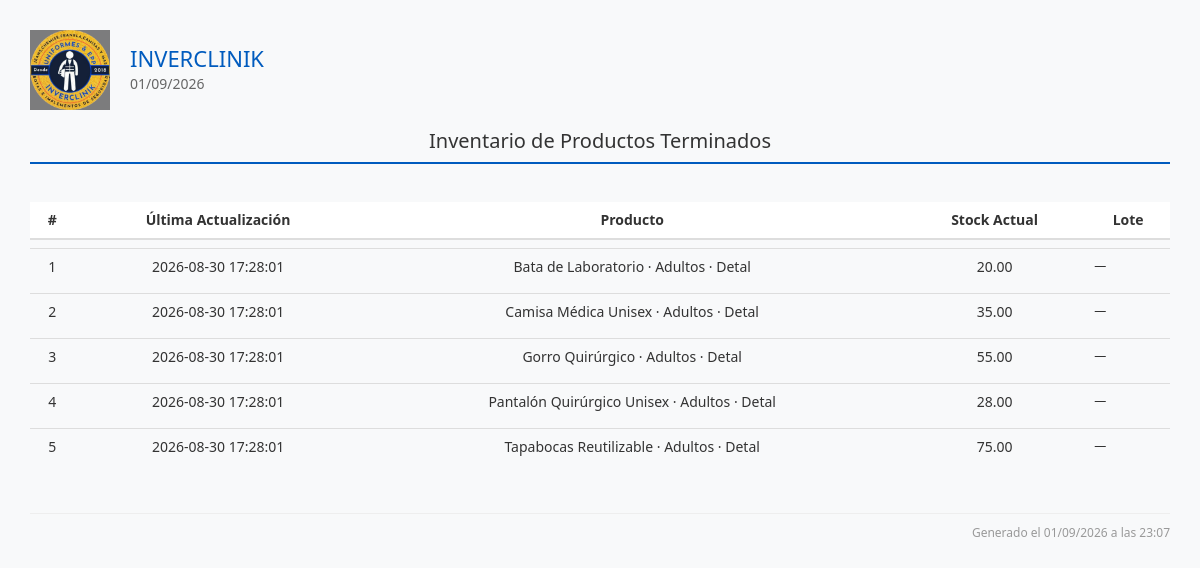
The app's page /reportes/inventario_productos_view.php with its own data.
### tables this page shows
CREATE TABLE IF NOT EXISTS `inventario` (
  `id` int(11) NOT NULL AUTO_INCREMENT,
  `tipo_item` enum('insumo','producto') NOT NULL COMMENT 'insumo=id de insumos, producto=id de recetas',
  `tipo_item_id` int(11) NOT NULL COMMENT 'ID del insumo o de la receta según tipo_item',
  `stock_actual` decimal(12,2) NOT NULL DEFAULT 0.00,
  `tipo_movimiento` enum('compra','orden_produccion','manual','ajuste') DEFAULT 'manual',
  `ultima_actualizacion` timestamp NOT NULL DEFAULT current_timestamp() ON UPDATE current_timestamp(),
  `orden_produccion_id` int(11) DEFAULT NULL COMMENT 'Enlace con orden de producción si aplica',
  PRIMARY KEY (`id`),
  UNIQUE KEY `unique_tipo_item` (`tipo_item`,`tipo_item_id`),
  KEY `idx_tipo_item` (`tipo_item`),
  KEY `idx_tipo_item_id` (`tipo_item_id`),
  KEY `idx_orden_produccion` (`orden_produccion_id`)
);

### reportes/inventario_productos_view.php (the view, shortened to what this page needs)
<?php
require_once('../template/header.php');
require_once __DIR__ . '/../lib/InventarioLotes.php';
$where = [];
$tieneNuevo = $conn->query("SHOW COLUMNS FROM inventario LIKE 'tipo_item'")->num_rows > 0;
if ($tieneNuevo) {
    $where[] = "inv.tipo_item = 'producto'";
    $condiciones = count($where) ? 'WHERE ' . implode(' AND ', $where) : '';
    $sql = "
    SELECT
        inv.tipo_item_id AS id,
        inv.ultima_actualizacion,
        CONCAT(p.nombre, ' · ', COALESCE(rt.nombre_rango, ''), ' · ', COALESCE(tp.nombre, '')) AS producto,
        inv.stock_actual,
        (SELECT GROUP_CONCAT(l.numero_lote ORDER BY l.fecha_entrada DESC, l.id DESC SEPARATOR ', ')
         FROM inventario_lotes l
         WHERE l.tipo_item = 'producto' AND l.tipo_item_id = inv.tipo_item_id AND l.cantidad_restante > 0) AS lotes
    FROM inventario inv
    INNER JOIN recetas r ON r.id = inv.tipo_item_id
    INNER JOIN productos p ON p.id = r.producto_id
    LEFT JOIN rangos_tallas rt ON rt.id = r.rango_tallas_id
    LEFT JOIN tipos_produccion tp ON tp.id = r.tipo_produccion_id
    $condiciones
    ORDER BY p.nombre ASC
    ";
}
$result = $conn->query($sql);
?>
<div class="contenido-principal">
<div class="reporte-header">
    <div class="logo-info">
        <img src="../assets/img/inverclinik_3.png" alt="Logo INVERCLINIK">
        <div class="empresa-fecha">
            <h1>INVERCLINIK</h1>
            <p><?= date('d/m/Y') ?></p>
        </div>
    </div>
    <div class="titulo-reporte">
        <h2>Inventario de Productos Terminados</h2>
    </div>
</div>
<?php if ($result && $result->num_rows > 0): ?>
<table class="table">
<thead>
<tr>
<th>#</th>
<th>Última Actualización</th>
<th>Producto</th>
<th>Stock Actual</th>
<th>Lote</th>
</tr>
</thead>
<tbody>
<?php $i = 1; ?>
<?php while ($row = $result->fetch_assoc()): ?>
<tr>
<td><?= $i++ ?></td>
<td><?= htmlspecialchars($row['ultima_actualizacion'] ?? '—') ?></td>
<td><?= htmlspecialchars($row['producto']) ?></td>
<td><?= htmlspecialchars($row['stock_actual'] ?? '0') ?></td>
<td style="text-align:left; font-size:12px;"><?= htmlspecialchars($row['lotes'] ?? '—') ?></td>
</tr>
<?php endwhile; ?>
</tbody>
</table>
<?php else: ?>
<div class="no-data">
No existen productos terminados en inventario con esos filtros.
</div>
<?php endif; ?>
<div class="reporte-footer">
Generado el <?= date('d/m/Y \a \l\a\s H:i') ?>
</div>
</div>
<?php require_once('../template/footer.php'); ?>

### css/dashboard.css (style rules this page uses)
* { margin: 0; padding: 0; box-sizing: border-box; }

### css/reportes.css (style rules this page uses)
.reporte-header { display: flex; flex-direction: column; align-items: stretch; border-bottom: 2px solid #005bbe; margin-bottom: 30px; padding-bottom: 10px; }
.logo-info { display: flex; justify-content: flex-start; align-items: center; gap: 20px; }
.logo-info img { width: 80px; height: auto; }
.empresa-fecha h1 { font-size: 22px; color: #005bbe; margin: 0; }
.empresa-fecha p { font-size: 14px; color: #666; margin: 4px 0 0; }
.titulo-reporte { text-align: center; margin-top: 20px; }
.titulo-reporte h2 { font-size: 20px; color: #333; margin: 0; }
.table { width: 100%; border-collapse: separate; border-spacing: 0 8px; margin-bottom: 30px; }
.table th { padding: 12px 16px; font-size: 14px; text-align: center; background-color: #ffffff; border: none; }
.table td { padding: 10px 16px; font-size: 14px; text-align: center; border: none; }
.table tbody tr { border-radius: 8px; overflow: hidden; }
.reporte-footer { text-align: right; font-size: 12px; color: #999; border-top: 1px solid #eee; padding-top: 10px; margin-top: 40px; }
.contenido-principal { margin-left: 0 !important; padding: 0; box-sizing: border-box; background-color: #fff; min-height: 100vh; }

### css/style.css (style rules this page uses)
.contenido-principal { margin-left: 260px; padding: 30px; box-sizing: border-box; background-color: #f8f9fa; min-height: 100vh; }

### css/navbar.css (style rules this page uses)
.main-content, .contenido-principal { margin-left: 65px; transition: margin-left 0.3s cubic-bezier(0.4, 0, 0.2, 1); }

### records on screen
inventario: ultima_actualizacion "2026-08-30 17:28:01", producto "Bata de Laboratorio · Adultos · Detal", stock_actual "20.00", lotes "—"
inventario: ultima_actualizacion "2026-08-30 17:28:01", producto "Camisa Médica Unisex · Adultos · Detal", stock_actual "35.00", lotes "—"
inventario: ultima_actualizacion "2026-08-30 17:28:01", producto "Gorro Quirúrgico · Adultos · Detal", stock_actual "55.00", lotes "—"
inventario: ultima_actualizacion "2026-08-30 17:28:01", producto "Pantalón Quirúrgico Unisex · Adultos · Detal", stock_actual "28.00", lotes "—"
inventario: ultima_actualizacion "2026-08-30 17:28:01", producto "Tapabocas Reutilizable · Adultos · Detal", stock_actual "75.00", lotes "—"
